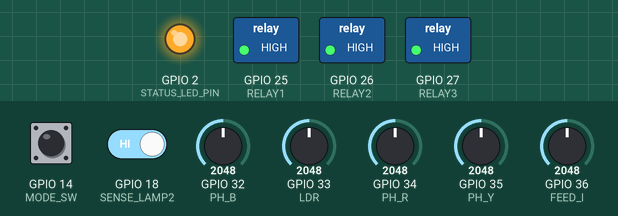
Bench run of a sketch on a simulated ESP32. On the bench: switched loads named in the sketch (green lamp = pin HIGH), output pins drawn as LEDs (lit = HIGH). The inputs (shaded band) are chosen by the test bench; at power-on: GPIO 32 (PH_B) = 2048, GPIO 18 (SENSE_LAMP2) HIGH, GPIO 14 (MODE_SW) LOW, GPIO 33 (LDR) = 2048, GPIO 34 (PH_R) = 2048, GPIO 35 (PH_Y) = 2048, GPIO 36 (FEED_I) = 2048 (analog values on the 0–4095 scale). What the sketch prints to the serial monitor is not drawn.

Above: at 1.2 s.
1.3 s: GPIO 32 (PH_B) set to 938
2.8 s: GPIO 32 (PH_B) set to 865
At 3.95 s:
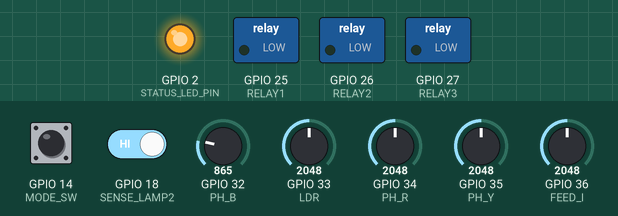
8.8 s: GPIO 32 (PH_B) set to 1040
At 9.8 s:
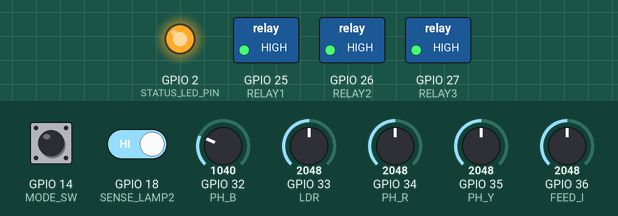
10.3 s: GPIO 18 (SENSE_LAMP2) driven LOW
At 12.6 s:
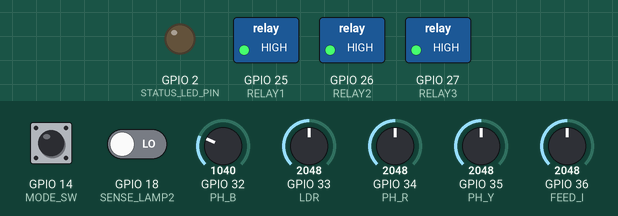
13.3 s: GPIO 14 (MODE_SW) pulled HIGH for 0.15 s
At 14.13 s:
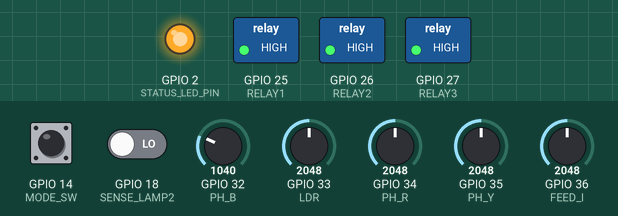
Timing chart, 0 to 17.3 s (numbered marks = the images above; inputs shaded):
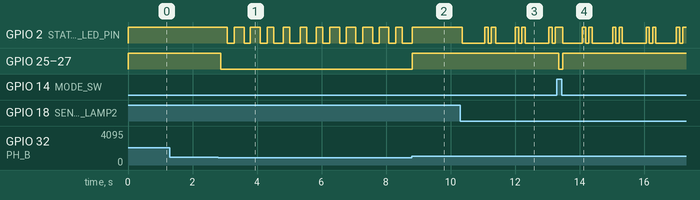

The sketch:

sketch.ino
```cpp
#include <Arduino.h>

// ================= PINS =================
const int PH_R = 34;          // Phase R Voltage (D34)
const int PH_Y = 35;          // Phase Y Voltage (D35)
const int PH_B = 32;          // Phase B Voltage (D32)
const int LDR = 33;           // Ambient Light Sensor (D33)
const int FEED_I = 36;        // Feeder Total Current (VP)
const int SENSE_LAMP2 = 18;   // Lamp 2 (Yellow) Feedback Sense (D18)

const int RELAY1 = 25;        // Red Streetlight (Phase R)
const int RELAY2 = 26;        // Yellow Streetlight (Phase Y)
const int RELAY3 = 27;        // Blue Streetlight (Phase B)

const int STATUS_LED_PIN = 2; // Onboard LED
const int MODE_SW = 14;       // Auto/Manual Switch (D14)

const int RELAY_ON = HIGH;
const int RELAY_OFF = LOW;

// ================= THRESHOLDS =================
const int PHASE_MIN = 900;    // Minimum phase voltage
const int DARK_TH = 1900;     // Midpoint: < 1900 = Night (ON), >= 1900 = Day (OFF)
const int FEED_MIN = 200;     // Feeder break trip

bool manual = false;

void controlStreetlights(bool lamp1, bool lamp2, bool lamp3) {
  digitalWrite(RELAY1, lamp1 ? RELAY_ON : RELAY_OFF);
  digitalWrite(RELAY2, lamp2 ? RELAY_ON : RELAY_OFF);
  digitalWrite(RELAY3, lamp3 ? RELAY_ON : RELAY_OFF);
}

void setup() {
  Serial.begin(115200);

  pinMode(RELAY1, OUTPUT);
  pinMode(RELAY2, OUTPUT);
  pinMode(RELAY3, OUTPUT);

  pinMode(STATUS_LED_PIN, OUTPUT);
  pinMode(MODE_SW, INPUT_PULLUP);
  pinMode(SENSE_LAMP2, INPUT);

  analogReadResolution(12);

  // Start with all lights OFF
  controlStreetlights(false, false, false);

  Serial.println("==================================================");
  Serial.println(" SMARTSTREET 360 - CCMS SUPERVISORY CONTROLLER");
  Serial.println(" 3-PHASE RELAYS WITH BURNOUT DETECTION (PS000059)");
  Serial.println("==================================================");
}

void loop() {
  int r = analogRead(PH_R);
  int y = analogRead(PH_Y);
  int b = analogRead(PH_B);
  int light = analogRead(LDR);
  int feed = analogRead(FEED_I);

  // 1. Grid Health & Safety Trip
  bool phaseFail = (r < PHASE_MIN || y < PHASE_MIN || b < PHASE_MIN);
  bool feederTrip = (feed < FEED_MIN);
  bool safetyAlarm = phaseFail || feederTrip;

  // 2. Day vs Night Detection
  // Lower reading (< 1900) = Dark / Night (ON)
  // Higher reading (>= 1900) = Bright / Day (OFF)
  bool night = (light < DARK_TH);

  // 3. Mode Switch (HIGH = Auto, LOW = Manual Override)
  manual = (digitalRead(MODE_SW) == LOW);

  // System operation logic
  bool systemOn = manual || night;

  // Emergency safety cutoff
  if (safetyAlarm) {
    systemOn = false;
  }

  // 4. Drive Relays
  controlStreetlights(systemOn, systemOn, systemOn);

  // 5. Lamp 2 Burnout Detection (Direct Feedback Sense on Pin 18)
  // When system is active (Relay 2 commanded ON):
  // If Pin 18 reads LOW -> The Yellow LED is disconnected / burnt out!
  bool lamp2Burnout = false;
  if (systemOn) {
    if (digitalRead(SENSE_LAMP2) == LOW) {
      lamp2Burnout = true;
    }
  }

  // 6. Onboard Status LED
  if (safetyAlarm) {
    digitalWrite(STATUS_LED_PIN, (millis() / 250) % 2); // 4 Hz rapid alarm flash
  } else if (lamp2Burnout) {
    // Burnout warning: Double-blink strobe pattern
    int cycle = millis() % 1000;
    bool blink = (cycle < 100) || (cycle > 200 && cycle < 300);
    digitalWrite(STATUS_LED_PIN, blink ? HIGH : LOW);
  } else {
    digitalWrite(STATUS_LED_PIN, HIGH); // Solid ON when healthy
  }

  // 7. Serial Telemetry Stream (Restored Classic Style)
  static unsigned long lastLog = 0;
  if (millis() - lastLog >= 1000) {
    lastLog = millis();

    Serial.println("-----------------------------------------------------------------");
    Serial.printf("GRID: R=%d Y=%d B=%d | LDR=%d | MODE=%s NIGHT=%d\n",
                  r, y, b, light, manual ? "MANUAL" : "AUTO", night ? 1 : 0);

    if (safetyAlarm) {
      Serial.println("⚠️  [SAFETY TRIP]: Low voltage or feeder fault — all relays shut down!");
      Serial.println("STATUS: EMERGENCY SHUTDOWN ACTIVE");
    } else if (systemOn) {
      Serial.printf("🌙 NIGHTTIME DETECTED (LDR=%d < %d) - SYSTEM ACTIVE\n", light, DARK_TH);

      // Individual Luminaire Health Status
      Serial.printf("LAMP 1 (RED):    %s\n", "🟢 ON [HEALTHY]");

      if (lamp2Burnout) {
        Serial.printf("LAMP 2 (YELLOW): %s\n", "🔴❌ BURNOUT DETECTED! (FLT_LAMP_FAIL)");
        Serial.println("⚠️  [ALERT FLT_LAMP_FAIL]: Luminaire #2 on Phase Y burned out!");
        Serial.println("    Action: Auto-logged to CCMS | Work Order SLA: 4 Hours (Pole W03-002)");
      } else {
        Serial.printf("LAMP 2 (YELLOW): %s\n", "🟢 ON [HEALTHY]");
      }

      Serial.printf("LAMP 3 (BLUE):   %s\n", "🟢 ON [HEALTHY]");

      if (!lamp2Burnout) {
        Serial.println("STATUS: ALL 3 CHANNELS NORMAL & BURNING");
      }
    } else {
      Serial.printf("☀️ DAYTIME DETECTED (LDR=%d >= %d)\n", light, DARK_TH);
      Serial.println("⚪ RELAYS=OFF ==> ALL STREETLIGHTS AUTOMATICALLY TURNED OFF");
      Serial.printf("LAMP 1 (RED):    %s\n", "⚪ OFF (Daytime Schedule)");
      Serial.printf("LAMP 2 (YELLOW): %s\n", "⚪ OFF (Daytime Schedule)");
      Serial.printf("LAMP 3 (BLUE):   %s\n", "⚪ OFF (Daytime Schedule)");
      Serial.println("STATUS: IDLE (DAYTIME POWER SAVING)");
    }
  }

  delay(100);
}
```

Measured:
- the behaviour switches between 900 and 899 on GPIO 32 (PH_B) (found by bisection; images 0 and 1)
- after the input at 1.3 s, every drawn part: stays the same
- after the input at 2.8 s, GPIO 2 (STATUS_LED_PIN): HIGH → LOW after 0.28 s, then moves between LOW and HIGH, repeating every 2.0 s; GPIO 25 (RELAY1), GPIO 26 (RELAY2), GPIO 27 (RELAY3): HIGH → LOW after 0.08 s
- after the input at 8.8 s, GPIO 2 (STATUS_LED_PIN): goes on until 8.8 s, then stays HIGH; GPIO 25 (RELAY1), GPIO 26 (RELAY2), GPIO 27 (RELAY3): LOW → HIGH at once
- after the input at 10.3 s, GPIO 2 (STATUS_LED_PIN): HIGH → LOW after 0.06 s, → HIGH 0.70 s later, → LOW 0.10 s later, → HIGH 0.10 s later, … (12 changes in this stretch)
- after the input at 13.3 s, GPIO 25 (RELAY1), GPIO 26 (RELAY2), GPIO 27 (RELAY3): HIGH → LOW after 0.05 s, → HIGH 0.13 s later
